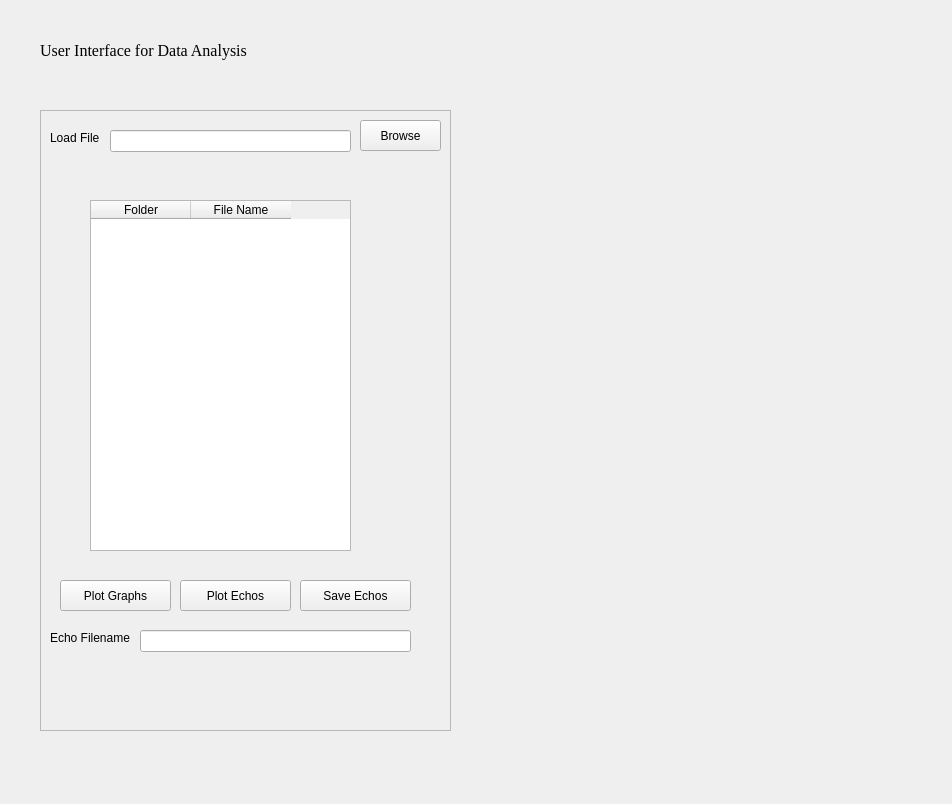
<?xml version="1.0" encoding="UTF-8"?>
<ui version="4.0">
 <class>Form</class>
 <widget class="QWidget" name="Form">
  <property name="geometry">
   <rect>
    <x>0</x>
    <y>0</y>
    <width>952</width>
    <height>804</height>
   </rect>
  </property>
  <property name="windowTitle">
   <string>Form</string>
  </property>
  <widget class="QFrame" name="echo_frame">
   <property name="geometry">
    <rect>
     <x>40</x>
     <y>110</y>
     <width>411</width>
     <height>621</height>
    </rect>
   </property>
   <property name="frameShape">
    <enum>QFrame::StyledPanel</enum>
   </property>
   <property name="frameShadow">
    <enum>QFrame::Raised</enum>
   </property>
   <widget class="QLabel" name="label_choose_model">
    <property name="geometry">
     <rect>
      <x>10</x>
      <y>20</y>
      <width>55</width>
      <height>16</height>
     </rect>
    </property>
    <property name="text">
     <string>Load File</string>
    </property>
   </widget>
   <widget class="QLineEdit" name="browse_file_input">
    <property name="geometry">
     <rect>
      <x>70</x>
      <y>20</y>
      <width>241</width>
      <height>22</height>
     </rect>
    </property>
   </widget>
   <widget class="QPushButton" name="browse_file">
    <property name="geometry">
     <rect>
      <x>320</x>
      <y>10</y>
      <width>81</width>
      <height>31</height>
     </rect>
    </property>
    <property name="text">
     <string>Browse</string>
    </property>
   </widget>
   <widget class="QTableWidget" name="table_widget">
    <property name="geometry">
     <rect>
      <x>50</x>
      <y>90</y>
      <width>261</width>
      <height>351</height>
     </rect>
    </property>
    <column>
     <property name="text">
      <string>Folder</string>
     </property>
    </column>
    <column>
     <property name="text">
      <string>File Name</string>
     </property>
    </column>
   </widget>
   <widget class="QLineEdit" name="text_echo_filename">
    <property name="geometry">
     <rect>
      <x>100</x>
      <y>520</y>
      <width>271</width>
      <height>22</height>
     </rect>
    </property>
   </widget>
   <widget class="QLabel" name="echo_filename">
    <property name="geometry">
     <rect>
      <x>10</x>
      <y>520</y>
      <width>91</width>
      <height>16</height>
     </rect>
    </property>
    <property name="text">
     <string>Echo Filename</string>
    </property>
   </widget>
   <widget class="QPushButton" name="save_echo_btn">
    <property name="geometry">
     <rect>
      <x>260</x>
      <y>470</y>
      <width>111</width>
      <height>31</height>
     </rect>
    </property>
    <property name="text">
     <string>Save Echos</string>
    </property>
   </widget>
   <widget class="QPushButton" name="show_plot_btn">
    <property name="geometry">
     <rect>
      <x>20</x>
      <y>470</y>
      <width>111</width>
      <height>31</height>
     </rect>
    </property>
    <property name="text">
     <string>Plot Graphs</string>
    </property>
   </widget>
   <widget class="QPushButton" name="show_echo_btn">
    <property name="geometry">
     <rect>
      <x>140</x>
      <y>470</y>
      <width>111</width>
      <height>31</height>
     </rect>
    </property>
    <property name="text">
     <string>Plot Echos</string>
    </property>
   </widget>
  </widget>
  <widget class="QLabel" name="label">
   <property name="geometry">
    <rect>
     <x>40</x>
     <y>30</y>
     <width>261</width>
     <height>41</height>
    </rect>
   </property>
   <property name="font">
    <font>
     <family>Times New Roman</family>
     <pointsize>12</pointsize>
    </font>
   </property>
   <property name="text">
    <string>User Interface for Data Analysis</string>
   </property>
  </widget>
 </widget>
 <resources/>
 <connections/>
</ui>
